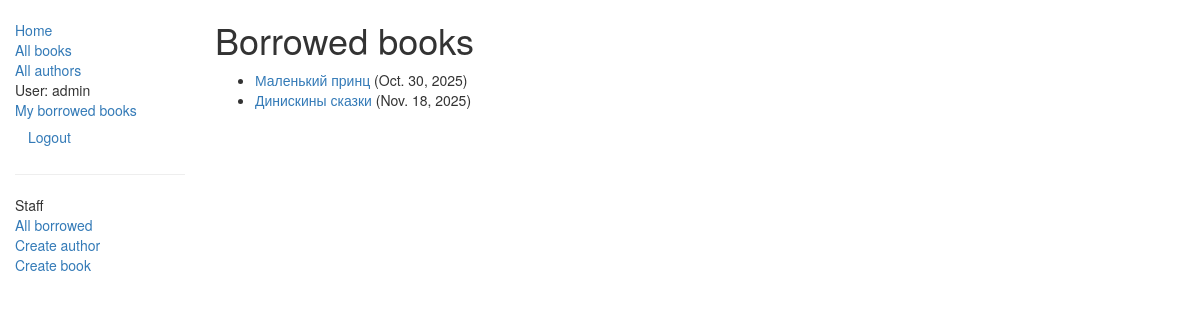
The app's page /catalog/mybooks/ (signed in) with its own data.
### catalog/models.py (models this page shows, shortened)
class BookInstance(models.Model):
    id = models.UUIDField(primary_key=True, default=uuid.uuid4, help_text="Уникальный id для именно этой книги во всей библиотеке")
    book = models.ForeignKey('Book', on_delete=models.SET_NULL, null=True)
    imprint = models.CharField(max_length=200)
    borrower = models.ForeignKey(User, on_delete=models.SET_NULL, null=True, blank=True, related_name='borrower')
    due_back = models.DateField(null=True, blank=True)
    LOAN_STATUS = (
        ('m', 'Maintenance'),
        ('o', 'On loan'),
        ('a', 'Available'),
        ('r', 'Reserved'),
    )
    status = models.CharField(max_length=10, choices=LOAN_STATUS, blank=True, default='m', help_text='Состояние книги')
    class Meta:
        ordering = ['due_back']
        permissions = (("can_mark_returned", "Set book as returned"),)
    @property
    def is_overdue(self):
        if self.due_back < date.today():
            return True
        return False

class Book(models.Model):
    title = models.CharField(max_length=200)
    author = models.ForeignKey('Author', on_delete=models.SET_NULL, null=True)
    summary = models.TextField(max_length=1000, help_text='Описание книги')
    isbn = models.CharField('ISBN', max_length=13, help_text='13 Символов')
    genre = models.ManyToManyField(Genre, help_text='Выбирите жанры книги')
    language = models.ForeignKey('Language', on_delete=models.SET_NULL, null=True)
    def display_genre(self):
        return ', '.join([ genre.name for genre in self.genre.all()[:3]])
    display_genre.short_description = 'Genre'

### catalog/views.py (the view)
# urls.py: path('mybooks/', views.LoanedBookListView.as_view(), name='my_borrowed'),
class LoanedBookListView(LoginRequiredMixin,generic.ListView):
    model = BookInstance
    template_name = 'catalog/bookinstance_list_borrowed_user.html'
    paginate_by = 10
    def get_queryset(self):
        return (BookInstance.objects.filter(borrower=self.request.user)
                .filter(status__exact='o')
                .order_by('due_back'))

### templates/catalog/bookinstance_list_borrowed_user.html
{% extends "base.html" %}
{% block content %}
    <h1>Borrowed books</h1>
    {% if bookinstance_list %}
    <ul>
      {% for bookinst in bookinstance_list %}
      <li class="{% if bookinst.is_overdue %}text-danger{% endif %}">
        <a href="{% url 'book_detail' bookinst.book.pk %}">{{bookinst.book.title}}</a> ({{ bookinst.due_back }})
      </li>
      {% endfor %}
    </ul>
    {% else %}
      <p>There are no books borrowed.</p>
    {% endif %}
{% endblock %}

### templates/base.html (shortened to what this page needs)
<!doctype html>
<html lang="en">
<head>
    <link
            rel="stylesheet"
            href="https://maxcdn.bootstrapcdn.com/bootstrap/3.3.7/css/bootstrap.min.css  "/>
    {% load static %}
    <link rel="stylesheet" href="{% static 'css/styles.css' %}"/>
</head>
<body>
<div class="container-fluid">
    <div class="row">
        <div class="col-sm-2">
            {% block sidebar %}
                <ul class="sidebar-nav">
                    <li><a href="{% url 'index' %}">Home</a></li>
                    <li><a href="{% url 'books' %}">All books</a></li>
                    <li><a href="{% url 'authors' %}">All authors</a></li>
                    {% if user.is_authenticated %}
                        <li>User: {{ user.get_username }}</li>
                        <li><a href="{% url 'my_borrowed' %}">My borrowed books</a></li>
                        <li>
                            <form id="logout-form" method="post" action="{% url 'logout' %}">
                                <button type="submit" class="btn btn-link">Logout</button>
                            </form>
                        </li>
                    {% else %}
                        <li><a href="{% url 'login' %}?next={{ request.path }}">Login</a></li>
                    {% endif %}
                </ul>
                {% if user.is_staff %}
                    <hr>
                    <ul class="sidebar-nav">
                    <li>Staff</li>
                    <li><a href="{% url 'borrowed' %}">All borrowed</a></li>
                    <li><a href="{% url 'author_create' %}">Create author</a></li>
                    <li><a href="{% url 'book_create' %}">Create book</a></li>
                {% endif %}
            </ul>
            {% endblock %}
        </div>
        <div class="col-sm-10 ">
            {% block content %}{% endblock %}
        </div>
    </div>
</div>
</body>
</html>

### catalog/static/css/styles.css (style rules this page uses)
.sidebar-nav { margin-top: 20px; padding: 0; list-style: none; }

### records on screen
BookInstance: book "Маленький принц", due_back "Oct. 30, 2025"
BookInstance: book "Динискины сказки", due_back "Nov. 18, 2025"

### other values on screen
{{ user.get_username }} "admin"
